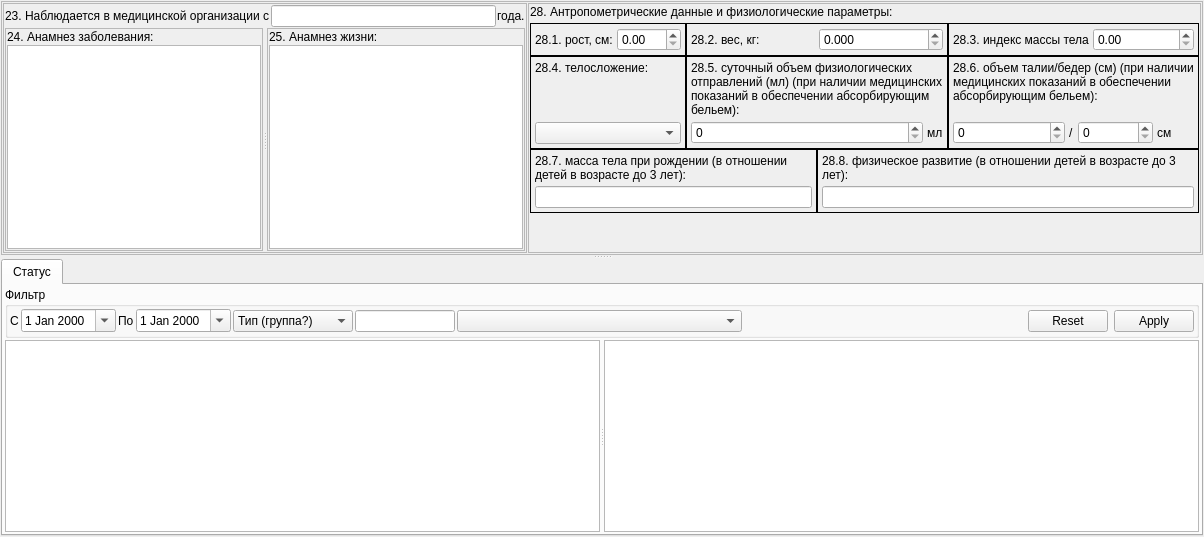
          <widget class="QWidget" name="tabAnamnesis">
           <attribute name="title">
            <string>Анамнез</string>
           </attribute>
           <layout class="QGridLayout" name="gridLayout_60">
            <property name="margin">
             <number>1</number>
            </property>
            <property name="spacing">
             <number>1</number>
            </property>
            <item row="0" column="0">
             <widget class="QSplitter" name="splAnamnesis">
              <property name="orientation">
               <enum>Qt::Vertical</enum>
              </property>
              <property name="childrenCollapsible">
               <bool>false</bool>
              </property>
              <widget class="QFrame" name="tabSpliterAnamnesis">
               <property name="frameShape">
                <enum>QFrame::StyledPanel</enum>
               </property>
               <property name="frameShadow">
                <enum>QFrame::Raised</enum>
               </property>
               <layout class="QGridLayout" name="gridLayout_59">
                <property name="margin">
                 <number>1</number>
                </property>
                <property name="spacing">
                 <number>1</number>
                </property>
                <item row="0" column="0">
                 <widget class="QFrame" name="frame4_1">
                  <property name="frameShape">
                   <enum>QFrame::StyledPanel</enum>
                  </property>
                  <property name="frameShadow">
                   <enum>QFrame::Raised</enum>
                  </property>
                  <layout class="QGridLayout" name="gridLayout_56">
                   <property name="margin">
                    <number>1</number>
                   </property>
                   <property name="spacing">
                    <number>1</number>
                   </property>
                   <item row="0" column="0">
                    <widget class="QLabel" name="lblAnamnesis23">
                     <property name="text">
                      <string>23. Наблюдается в медицинской организации с</string>
                     </property>
                    </widget>
                   </item>
                   <item row="0" column="1">
                    <widget class="QLineEdit" name="edtAnamnesis23"/>
                   </item>
                   <item row="0" column="2">
                    <widget class="QLabel" name="label_16">
                     <property name="text">
                      <string>года.</string>
                     </property>
                    </widget>
                   </item>
                   <item row="1" column="0" colspan="3">
                    <widget class="QSplitter" name="splitter_3">
                     <property name="orientation">
                      <enum>Qt::Horizontal</enum>
                     </property>
                     <widget class="QFrame" name="frame_12">
                      <property name="frameShape">
                       <enum>QFrame::StyledPanel</enum>
                      </property>
                      <property name="frameShadow">
                       <enum>QFrame::Raised</enum>
                      </property>
                      <layout class="QGridLayout" name="gridLayout_39">
                       <property name="margin">
                        <number>1</number>
                       </property>
                       <property name="spacing">
                        <number>1</number>
                       </property>
                       <item row="0" column="0">
                        <widget class="QLabel" name="lblAnamnesis24">
                         <property name="sizePolicy">
                          <sizepolicy hsizetype="Preferred" vsizetype="Fixed">
                           <horstretch>0</horstretch>
                           <verstretch>0</verstretch>
                          </sizepolicy>
                         </property>
                         <property name="text">
                          <string>24. Анамнез заболевания:</string>
                         </property>
                        </widget>
                       </item>
                       <item row="1" column="0">
                        <widget class="QTextEdit" name="edtAnamnesis24"/>
                       </item>
                      </layout>
                     </widget>
                     <widget class="QFrame" name="frame_9">
                      <property name="frameShape">
                       <enum>QFrame::StyledPanel</enum>
                      </property>
                      <property name="frameShadow">
                       <enum>QFrame::Raised</enum>
                      </property>
                      <layout class="QGridLayout" name="gridLayout_40">
                       <property name="margin">
                        <number>1</number>
                       </property>
                       <property name="spacing">
                        <number>1</number>
                       </property>
                       <item row="0" column="0">
                        <widget class="QLabel" name="lblAnamnesis25">
                         <property name="sizePolicy">
                          <sizepolicy hsizetype="Preferred" vsizetype="Fixed">
                           <horstretch>0</horstretch>
                           <verstretch>0</verstretch>
                          </sizepolicy>
                         </property>
                         <property name="text">
                          <string>25. Анамнез жизни:</string>
                         </property>
                        </widget>
                       </item>
                       <item row="1" column="0">
                        <widget class="QTextEdit" name="edtAnamnesis25"/>
                       </item>
                      </layout>
                     </widget>
                    </widget>
                   </item>
                  </layout>
                 </widget>
                </item>
                <item row="0" column="1">
                 <widget class="QFrame" name="frame4_2">
                  <property name="frameShape">
                   <enum>QFrame::StyledPanel</enum>
                  </property>
                  <property name="frameShadow">
                   <enum>QFrame::Raised</enum>
                  </property>
                  <layout class="QGridLayout" name="gridLayout_38">
                   <property name="margin">
                    <number>1</number>
                   </property>
                   <property name="spacing">
                    <number>4</number>
                   </property>
                   <item row="1" column="0">
                    <layout class="QGridLayout" name="gridLayout_37">
                     <property name="spacing">
                      <number>0</number>
                     </property>
                     <item row="1" column="3">
                      <widget class="QFrame" name="frame4_26">
                       <property name="frameShape">
                        <enum>QFrame::Panel</enum>
                       </property>
                       <property name="frameShadow">
                        <enum>QFrame::Plain</enum>
                       </property>
                       <layout class="QGridLayout" name="gridLayout_34">
                        <property name="margin">
                         <number>4</number>
                        </property>
                        <property name="spacing">
                         <number>4</number>
                        </property>
                        <item row="1" column="4" colspan="2">
                         <widget class="QSpinBox" name="edtAnamnesis28_6_2">
                          <property name="maximum">
                           <number>999999999</number>
                          </property>
                         </widget>
                        </item>
                        <item row="1" column="6">
                         <widget class="QLabel" name="label">
                          <property name="text">
                           <string>см</string>
                          </property>
                         </widget>
                        </item>
                        <item row="0" column="0" colspan="7">
                         <widget class="QLabel" name="label_34">
                          <property name="frameShadow">
                           <enum>QFrame::Sunken</enum>
                          </property>
                          <property name="text">
                           <string>28.6. объем талии/бедер (см) (при наличии медицинских показаний в обеспечении абсорбирующим бельем):</string>
                          </property>
                          <property name="alignment">
                           <set>Qt::AlignLeading|Qt::AlignLeft|Qt::AlignTop</set>
                          </property>
                          <property name="wordWrap">
                           <bool>true</bool>
                          </property>
                         </widget>
                        </item>
                        <item row="1" column="3">
                         <widget class="QLabel" name="label_36">
                          <property name="sizePolicy">
                           <sizepolicy hsizetype="Fixed" vsizetype="Preferred">
                            <horstretch>0</horstretch>
                            <verstretch>0</verstretch>
                           </sizepolicy>
                          </property>
                          <property name="text">
                           <string>/</string>
                          </property>
                         </widget>
                        </item>
                        <item row="1" column="0" colspan="3">
                         <widget class="QSpinBox" name="edtAnamnesis28_6_1">
                          <property name="maximum">
                           <number>999999999</number>
                          </property>
                         </widget>
                        </item>
                       </layout>
                      </widget>
                     </item>
                     <item row="1" column="0">
                      <widget class="QFrame" name="frame4_24">
                       <property name="frameShape">
                        <enum>QFrame::Panel</enum>
                       </property>
                       <property name="frameShadow">
                        <enum>QFrame::Plain</enum>
                       </property>
                       <layout class="QGridLayout" name="gridLayout_32">
                        <property name="margin">
                         <number>4</number>
                        </property>
                        <property name="spacing">
                         <number>4</number>
                        </property>
                        <item row="1" column="0">
                         <widget class="CStrComboBox" name="cmbAnamnesis28_4"/>
                        </item>
                        <item row="0" column="0">
                         <widget class="QLabel" name="label_30">
                          <property name="frameShadow">
                           <enum>QFrame::Sunken</enum>
                          </property>
                          <property name="text">
                           <string>28.4. телосложение:</string>
                          </property>
                          <property name="alignment">
                           <set>Qt::AlignLeading|Qt::AlignLeft|Qt::AlignTop</set>
                          </property>
                          <property name="wordWrap">
                           <bool>true</bool>
                          </property>
                         </widget>
                        </item>
                       </layout>
                      </widget>
                     </item>
                     <item row="0" column="1" colspan="2">
                      <widget class="QFrame" name="frame4_22">
                       <property name="frameShape">
                        <enum>QFrame::Panel</enum>
                       </property>
                       <property name="frameShadow">
                        <enum>QFrame::Plain</enum>
                       </property>
                       <layout class="QGridLayout" name="gridLayout_30">
                        <property name="margin">
                         <number>4</number>
                        </property>
                        <property name="spacing">
                         <number>4</number>
                        </property>
                        <item row="1" column="1">
                         <widget class="QDoubleSpinBox" name="edtAnamnesis28_2">
                          <property name="decimals">
                           <number>3</number>
                          </property>
                          <property name="maximum">
                           <double>499.990000000000009</double>
                          </property>
                         </widget>
                        </item>
                        <item row="1" column="0">
                         <widget class="QLabel" name="label_26">
                          <property name="frameShadow">
                           <enum>QFrame::Sunken</enum>
                          </property>
                          <property name="text">
                           <string>28.2. вес, кг:</string>
                          </property>
                          <property name="alignment">
                           <set>Qt::AlignLeading|Qt::AlignLeft|Qt::AlignVCenter</set>
                          </property>
                          <property name="wordWrap">
                           <bool>true</bool>
                          </property>
                         </widget>
                        </item>
                       </layout>
                      </widget>
                     </item>
                     <item row="2" column="0" colspan="2">
                      <widget class="QFrame" name="frame4_27">
                       <property name="frameShape">
                        <enum>QFrame::Panel</enum>
                       </property>
                       <property name="frameShadow">
                        <enum>QFrame::Plain</enum>
                       </property>
                       <layout class="QGridLayout" name="gridLayout_35">
                        <property name="margin">
                         <number>4</number>
                        </property>
                        <property name="spacing">
                         <number>4</number>
                        </property>
                        <item row="0" column="0">
                         <widget class="QLabel" name="label_38">
                          <property name="frameShadow">
                           <enum>QFrame::Sunken</enum>
                          </property>
                          <property name="text">
                           <string>28.7. масса тела при рождении (в отношении детей в возрасте до 3 лет):</string>
                          </property>
                          <property name="alignment">
                           <set>Qt::AlignLeading|Qt::AlignLeft|Qt::AlignVCenter</set>
                          </property>
                          <property name="wordWrap">
                           <bool>true</bool>
                          </property>
                         </widget>
                        </item>
                        <item row="1" column="0">
                         <widget class="QLineEdit" name="edtAnamnesis28_7"/>
                        </item>
                       </layout>
                      </widget>
                     </item>
                     <item row="0" column="3">
                      <widget class="QFrame" name="frame4_23">
                       <property name="frameShape">
                        <enum>QFrame::Panel</enum>
                       </property>
                       <property name="frameShadow">
                        <enum>QFrame::Plain</enum>
                       </property>
                       <layout class="QGridLayout" name="gridLayout_31">
                        <property name="margin">
                         <number>4</number>
                        </property>
                        <property name="spacing">
                         <number>4</number>
                        </property>
                        <item row="0" column="1">
                         <widget class="QDoubleSpinBox" name="edtAnamnesis28_3"/>
                        </item>
                        <item row="0" column="0">
                         <widget class="QLabel" name="label_28">
                          <property name="frameShadow">
                           <enum>QFrame::Sunken</enum>
                          </property>
                          <property name="text">
                           <string>28.3. индекс массы тела</string>
                          </property>
                          <property name="alignment">
                           <set>Qt::AlignLeading|Qt::AlignLeft|Qt::AlignVCenter</set>
                          </property>
                          <property name="wordWrap">
                           <bool>true</bool>
                          </property>
                         </widget>
                        </item>
                       </layout>
                      </widget>
                     </item>
                     <item row="0" column="0">
                      <widget class="QFrame" name="frame4_21">
                       <property name="frameShape">
                        <enum>QFrame::Panel</enum>
                       </property>
                       <property name="frameShadow">
                        <enum>QFrame::Plain</enum>
                       </property>
                       <layout class="QGridLayout" name="gridLayout_29">
                        <property name="margin">
                         <number>4</number>
                        </property>
                        <property name="spacing">
                         <number>4</number>
                        </property>
                        <item row="0" column="1">
                         <widget class="QDoubleSpinBox" name="edtAnamnesis28_1">
                          <property name="maximum">
                           <double>299.990000000000009</double>
                          </property>
                         </widget>
                        </item>
                        <item row="0" column="0">
                         <widget class="QLabel" name="label_24">
                          <property name="frameShadow">
                           <enum>QFrame::Sunken</enum>
                          </property>
                          <property name="text">
                           <string>28.1. рост, см:</string>
                          </property>
                          <property name="wordWrap">
                           <bool>true</bool>
                          </property>
                         </widget>
                        </item>
                       </layout>
                      </widget>
                     </item>
                     <item row="2" column="2" colspan="2">
                      <widget class="QFrame" name="frame4_28">
                       <property name="frameShape">
                        <enum>QFrame::Panel</enum>
                       </property>
                       <property name="frameShadow">
                        <enum>QFrame::Plain</enum>
                       </property>
                       <layout class="QGridLayout" name="gridLayout_36">
                        <property name="margin">
                         <number>4</number>
                        </property>
                        <property name="spacing">
                         <number>4</number>
                        </property>
                        <item row="0" column="0">
                         <widget class="QLabel" name="label_40">
                          <property name="frameShadow">
                           <enum>QFrame::Sunken</enum>
                          </property>
                          <property name="text">
                           <string>28.8. физическое развитие (в отношении детей в возрасте до 3 лет):</string>
                          </property>
                          <property name="alignment">
                           <set>Qt::AlignLeading|Qt::AlignLeft|Qt::AlignVCenter</set>
                          </property>
                          <property name="wordWrap">
                           <bool>true</bool>
                          </property>
                         </widget>
                        </item>
                        <item row="1" column="0">
                         <widget class="QLineEdit" name="edtAnamnesis28_8">
                          <property name="text">
                           <string/>
                          </property>
                         </widget>
                        </item>
                       </layout>
                      </widget>
                     </item>
                     <item row="1" column="1" colspan="2">
                      <widget class="QFrame" name="frame4_25">
                       <property name="frameShape">
                        <enum>QFrame::Panel</enum>
                       </property>
                       <property name="frameShadow">
                        <enum>QFrame::Plain</enum>
                       </property>
                       <layout class="QGridLayout" name="gridLayout_33">
                        <property name="margin">
                         <number>4</number>
                        </property>
                        <property name="spacing">
                         <number>4</number>
                        </property>
                        <item row="1" column="0">
                         <widget class="QSpinBox" name="edtAnamnesis28_5">
                          <property name="maximum">
                           <number>999999999</number>
                          </property>
                         </widget>
                        </item>
                        <item row="1" column="1">
                         <widget class="QLabel" name="label_2">
                          <property name="sizePolicy">
                           <sizepolicy hsizetype="Fixed" vsizetype="Preferred">
                            <horstretch>0</horstretch>
                            <verstretch>0</verstretch>
                           </sizepolicy>
                          </property>
                          <property name="text">
                           <string>мл</string>
                          </property>
                         </widget>
                        </item>
                        <item row="0" column="0" colspan="2">
                         <widget class="QLabel" name="label_32">
                          <property name="frameShadow">
                           <enum>QFrame::Sunken</enum>
                          </property>
                          <property name="text">
                           <string>28.5. суточный объем физиологических отправлений (мл) (при наличии медицинских показаний в обеспечении абсорбирующим бельем):</string>
                          </property>
                          <property name="alignment">
                           <set>Qt::AlignLeading|Qt::AlignLeft|Qt::AlignTop</set>
                          </property>
                          <property name="wordWrap">
                           <bool>true</bool>
                          </property>
                         </widget>
                        </item>
                       </layout>
                      </widget>
                     </item>
                    </layout>
                   </item>
                   <item row="0" column="0">
                    <widget class="QLabel" name="lblAnamnesis27">
                     <property name="text">
                      <string>28. Антропометрические данные и физиологические параметры:</string>
                     </property>
                    </widget>
                   </item>
                   <item row="2" column="0">
                    <spacer name="verticalSpacer_16">
                     <property name="orientation">
                      <enum>Qt::Vertical</enum>
                     </property>
                     <property name="sizeHint" stdset="0">
                      <size>
                       <width>20</width>
                       <height>40</height>
                      </size>
                     </property>
                    </spacer>
                   </item>
                  </layout>
                 </widget>
                </item>
               </layout>
              </widget>
              <widget class="QTabWidget" name="tabAmbCardContentAnamnesis">
               <property name="tabPosition">
                <enum>QTabWidget::North</enum>
               </property>
               <property name="currentIndex">
                <number>0</number>
               </property>
               <widget class="QWidget" name="tabAmbCardStatusAnamnesis">
                <attribute name="title">
                 <string>Статус</string>
                </attribute>
                <layout class="QGridLayout" name="_11">
                 <property name="margin">
                  <number>2</number>
                 </property>
                 <property name="spacing">
                  <number>2</number>
                 </property>
                 <item row="0" column="0">
                  <widget class="QGroupBox" name="frmAmbCardStatusFilterAnamnesis">
                   <property name="sizePolicy">
                    <sizepolicy hsizetype="Preferred" vsizetype="Minimum">
                     <horstretch>0</horstretch>
                     <verstretch>0</verstretch>
                    </sizepolicy>
                   </property>
                   <property name="title">
                    <string>Фильтр</string>
                   </property>
                   <layout class="QGridLayout" name="_13">
                    <property name="margin">
                     <number>2</number>
                    </property>
                    <property name="spacing">
                     <number>2</number>
                    </property>
                    <item row="0" column="0">
                     <widget class="QLabel" name="lblAmbCardStatusBegDateAnamnesis">
                      <property name="text">
                       <string>С</string>
                      </property>
                     </widget>
                    </item>
                    <item row="0" column="1">
                     <widget class="CDateEdit" name="edtAmbCardStatusBegDateAnamnesis">
                      <property name="calendarPopup">
                       <bool>true</bool>
                      </property>
                     </widget>
                    </item>
                    <item row="0" column="2">
                     <widget class="QLabel" name="lblAmbCardStatusEndDateAnamnesis">
                      <property name="text">
                       <string>По</string>
                      </property>
                     </widget>
                    </item>
                    <item row="0" column="3">
                     <widget class="CDateEdit" name="edtAmbCardStatusEndDateAnamnesis">
                      <property name="calendarPopup">
                       <bool>true</bool>
                      </property>
                     </widget>
                    </item>
                    <item row="0" column="4">
                     <widget class="CActionTypeComboBox" name="cmbAmbCardStatusGroupAnamnesis">
                      <property name="minimumSize">
                       <size>
                        <width>120</width>
                        <height>0</height>
                       </size>
                      </property>
                      <item>
                       <property name="text">
                        <string>Тип (группа?)</string>
                       </property>
                      </item>
                     </widget>
                    </item>
                    <item row="0" column="5">
                     <widget class="QLineEdit" name="edtAmbCardStatusOfficeAnamnesis">
                      <property name="sizePolicy">
                       <sizepolicy hsizetype="Maximum" vsizetype="Fixed">
                        <horstretch>0</horstretch>
                        <verstretch>0</verstretch>
                       </sizepolicy>
                      </property>
                      <property name="minimumSize">
                       <size>
                        <width>60</width>
                        <height>0</height>
                       </size>
                      </property>
                      <property name="maximumSize">
                       <size>
                        <width>100</width>
                        <height>16777215</height>
                       </size>
                      </property>
                      <property name="maxLength">
                       <number>10</number>
                      </property>
                      <property name="readOnly">
                       <bool>false</bool>
                      </property>
                     </widget>
                    </item>
                    <item row="0" column="6">
                     <widget class="COrgStructureComboBox" name="cmbAmbCardStatusOrgStructureAnamnesis">
                      <property name="sizePolicy">
                       <sizepolicy hsizetype="Expanding" vsizetype="Fixed">
                        <horstretch>0</horstretch>
                        <verstretch>0</verstretch>
                       </sizepolicy>
                      </property>
                      <property name="minimumSize">
                       <size>
                        <width>80</width>
                        <height>0</height>
                       </size>
                      </property>
                     </widget>
                    </item>
                    <item row="0" column="7">
                     <spacer>
                      <property name="orientation">
                       <enum>Qt::Horizontal</enum>
                      </property>
                      <property name="sizeHint" stdset="0">
                       <size>
                        <width>16</width>
                        <height>24</height>
                       </size>
                      </property>
                     </spacer>
                    </item>
                    <item row="0" column="8">
                     <widget class="QDialogButtonBox" name="btnAmbCardStatusButtonBoxAnamnesis">
                      <property name="sizePolicy">
                       <sizepolicy hsizetype="Maximum" vsizetype="Fixed">
                        <horstretch>0</horstretch>
                        <verstretch>0</verstretch>
                       </sizepolicy>
                      </property>
                      <property name="orientation">
                       <enum>Qt::Horizontal</enum>
                      </property>
                      <property name="standardButtons">
                       <set>QDialogButtonBox::Apply|QDialogButtonBox::Reset</set>
                      </property>
                     </widget>
                    </item>
                   </layout>
                  </widget>
                 </item>
                 <item row="1" column="0">
                  <widget class="QFrame" name="frmAmbCardStatusActionAnamnesis">
                   <property name="sizePolicy">
                    <sizepolicy hsizetype="Preferred" vsizetype="Expanding">
                     <horstretch>0</horstretch>
                     <verstretch>0</verstretch>
                    </sizepolicy>
                   </property>
                   <property name="frameShape">
                    <enum>QFrame::NoFrame</enum>
                   </property>
                   <property name="frameShadow">
                    <enum>QFrame::Raised</enum>
                   </property>
                   <layout class="QGridLayout" name="_12">
                    <property name="margin">
                     <number>0</number>
                    </property>
                    <property name="spacing">
                     <number>0</number>
                    </property>
                    <item row="0" column="0">
                     <widget class="QSplitter" name="splitterAmbCardStatusActionAnamnesis">
                      <property name="orientation">
                       <enum>Qt::Horizontal</enum>
                      </property>
                      <widget class="CRegistryActionsTableView" name="tblAmbCardStatusActionsAnamnesis"/>
                      <widget class="CF088ActionPropertiesTableView" name="tblAmbCardStatusActionPropertiesAnamnesis">
                       <property name="verticalScrollMode">
                        <enum>QAbstractItemView::ScrollPerPixel</enum>
                       </property>
                      </widget>
                     </widget>
                    </item>
                   </layout>
                  </widget>
                 </item>
                </layout>
               </widget>
              </widget>
             </widget>
            </item>
           </layout>
          </widget>
